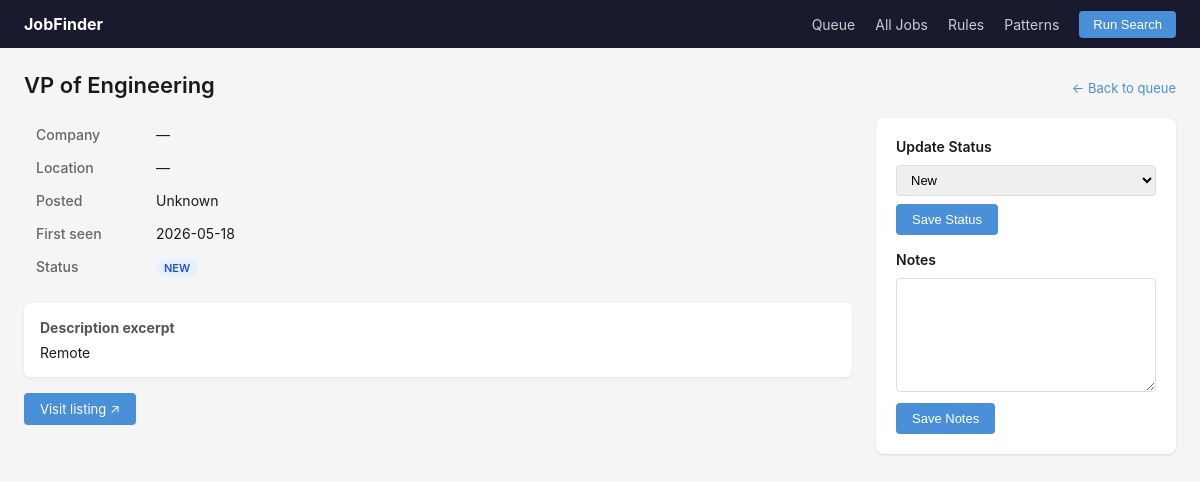
The page /jobs/54 on the database as committed earlier.
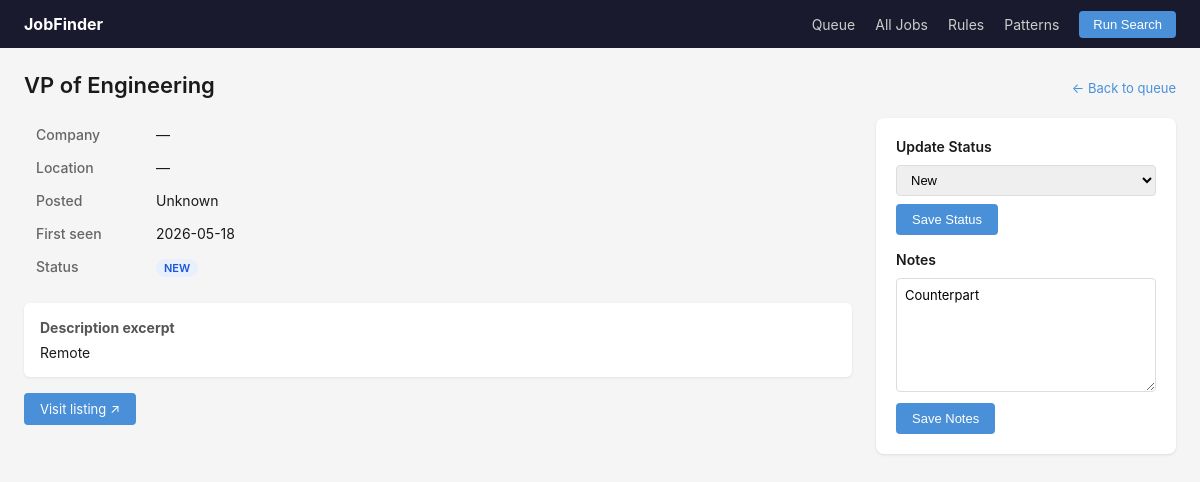
The same page on the database as committed later.
### tables this page shows
CREATE TABLE jobs (
                id           INTEGER PRIMARY KEY AUTOINCREMENT,
                url          TEXT NOT NULL UNIQUE,
                title        TEXT,
                company      TEXT,
                location     TEXT,
                description  TEXT,
                posted_date  TEXT,
                first_seen   TEXT NOT NULL,
                status       TEXT NOT NULL DEFAULT 'new'
                                 CHECK(status IN ('new','saved','applied','rejected','interviewing')),
                notes        TEXT
            );

### jobfinder/app.py (the view)
    @app.route("/jobs/<int:job_id>")
    def job_detail(job_id):
        conn = get_conn()
        job = get_job(conn, job_id)
        if not job:
            flash("Job not found.")
            return redirect(url_for("index"))
        return render_template("job_detail.html", job=dict(job))

### jobfinder/database.py (called while the page is built)
def get_connection(db_path: str = "jobs.db") -> sqlite3.Connection:
    conn = sqlite3.connect(db_path)
    conn.row_factory = sqlite3.Row
    conn.execute("PRAGMA journal_mode=WAL")
    conn.execute("PRAGMA foreign_keys=ON")
    return conn

def get_job(conn: sqlite3.Connection, job_id: int) -> sqlite3.Row | None:
    return conn.execute("SELECT * FROM jobs WHERE id = ?", (job_id,)).fetchone()

### templates/job_detail.html (shortened to what this page needs)
{% extends "base.html" %}
{% block content %}
<div class="page-header">
  <h1>{{ job.title or 'Job Detail' }}</h1>
  <a href="{{ url_for('index') }}" class="back-link">← Back to queue</a>
</div>
<div class="detail-grid">
  <div class="detail-main">
    <table class="detail-table">
      <tr><th>Company</th><td>{{ job.company or '—' }}</td></tr>
      <tr><th>Location</th><td>{{ job.location or '—' }}</td></tr>
      <tr><th>Posted</th><td>{{ job.posted_date or 'Unknown' }}</td></tr>
      <tr><th>First seen</th><td>{{ job.first_seen[:10] }}</td></tr>
      <tr><th>Status</th>
          <td><span class="status-badge status-{{ job.status }}">{{ job.status }}</span></td></tr>
    </table>
    {% if job.description %}
    <div class="description-block">
      <h3>Description excerpt</h3>
      <p>{{ job.description[:500] }}{% if job.description|length > 500 %}…{% endif %}</p>
    </div>
    {% endif %}
    <div class="visit-block">
      <a href="{{ job.url }}" target="_blank" class="btn-primary">Visit listing ↗</a>
    </div>
  </div>
  <div class="detail-sidebar">
    <h3>Update Status</h3>
    <form method="post" action="{{ url_for('update_status', job_id=job.id) }}">
      <select name="status" class="status-select">
        {% for s in ['new', 'saved', 'applied', 'interviewing', 'rejected'] %}
        <option value="{{ s }}" {{ 'selected' if job.status == s }}>{{ s.title() }}</option>
        {% endfor %}
      </select>
      <button type="submit" class="btn-primary">Save Status</button>
    </form>
    <h3>Notes</h3>
    <form method="post" action="{{ url_for('update_notes', job_id=job.id) }}">
      <textarea name="notes" rows="6" class="notes-area">{{ job.notes or '' }}</textarea>
      <button type="submit" class="btn-primary">Save Notes</button>
    </form>
  </div>
</div>
{% endblock %}

Rows that differ between the two databases and show on the page:
changed jobs "VP of Engineering": notes (not shown) → "Counterpart"
